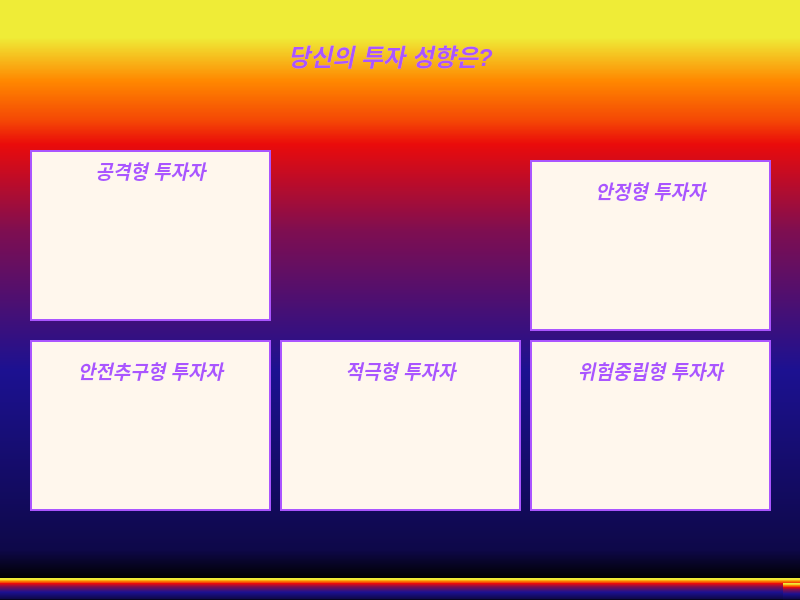
<?xml version="1.0" encoding="UTF-8"?>
<ui version="4.0">
 <class>MainWindow</class>
 <widget class="QMainWindow" name="MainWindow">
  <property name="geometry">
   <rect>
    <x>0</x>
    <y>0</y>
    <width>800</width>
    <height>600</height>
   </rect>
  </property>
  <property name="windowTitle">
   <string>MainWindow</string>
  </property>
  <property name="styleSheet">
   <string notr="true">background-color: qlineargradient(spread:pad, x1:0, y1:1, x2:0, y2:0, stop:0 rgba(0, 0, 0, 255), stop:0.05 rgba(14, 8, 73, 255), stop:0.36 rgba(28, 17, 145, 255), stop:0.6 rgba(126, 14, 81, 255), stop:0.75 rgba(234, 11, 11, 255), stop:0.79 rgba(244, 70, 5, 255), stop:0.86 rgba(255, 136, 0, 255), stop:0.935 rgba(239, 236, 55, 255));</string>
  </property>
  <widget class="QWidget" name="centralwidget">
   <widget class="QPushButton" name="pushButton">
    <property name="enabled">
     <bool>true</bool>
    </property>
    <property name="geometry">
     <rect>
      <x>30</x>
      <y>150</y>
      <width>241</width>
      <height>171</height>
     </rect>
    </property>
    <property name="styleSheet">
     <string notr="true">QPushButton{
	background-color: rgb(255, 247, 237);
	gridline-color: rgb(170, 85, 255);
	border-radius: 25Px;
	border: 2px solid rgb(170, 85, 255);
}
QPushButton:hover{
	
	background-color: rgb(255, 187, 255);
	color: rgb(255, 255, 255);
}
QPushButton:pressed{
	background-color: rgb(170, 170, 255);

}</string>
    </property>
    <property name="text">
     <string/>
    </property>
    <property name="checkable">
     <bool>false</bool>
    </property>
    <property name="autoDefault">
     <bool>false</bool>
    </property>
   </widget>
   <widget class="QLabel" name="label_2">
    <property name="geometry">
     <rect>
      <x>60</x>
      <y>150</y>
      <width>181</width>
      <height>41</height>
     </rect>
    </property>
    <property name="styleSheet">
     <string notr="true">background-color: transparent;

border: none;</string>
    </property>
    <property name="text">
     <string>&lt;html&gt;&lt;head/&gt;&lt;body&gt;&lt;p align=&quot;center&quot;&gt;&lt;span style=&quot; font-size:14pt; font-weight:600; font-style:italic; color:#aa55ff;&quot;&gt;공격형 투자자&lt;/span&gt;&lt;/p&gt;&lt;/body&gt;&lt;/html&gt;</string>
    </property>
   </widget>
   <widget class="QPushButton" name="pushButton_2">
    <property name="enabled">
     <bool>true</bool>
    </property>
    <property name="geometry">
     <rect>
      <x>280</x>
      <y>340</y>
      <width>241</width>
      <height>171</height>
     </rect>
    </property>
    <property name="styleSheet">
     <string notr="true">QPushButton{
	background-color: rgb(255, 247, 237);
	gridline-color: rgb(170, 85, 255);
	border-radius: 25Px;
	border: 2px solid rgb(170, 85, 255);
}
QPushButton:hover{
	
	background-color: rgb(255, 187, 255);
	color: rgb(255, 255, 255);
}
QPushButton:pressed{
	background-color: rgb(170, 170, 255);

}</string>
    </property>
    <property name="text">
     <string/>
    </property>
    <property name="checkable">
     <bool>false</bool>
    </property>
    <property name="autoDefault">
     <bool>false</bool>
    </property>
   </widget>
   <widget class="QLabel" name="label_3">
    <property name="geometry">
     <rect>
      <x>310</x>
      <y>350</y>
      <width>181</width>
      <height>41</height>
     </rect>
    </property>
    <property name="styleSheet">
     <string notr="true">background-color: transparent;

border: none;</string>
    </property>
    <property name="text">
     <string>&lt;html&gt;&lt;head/&gt;&lt;body&gt;&lt;p align=&quot;center&quot;&gt;&lt;span style=&quot; font-size:14pt; font-weight:600; font-style:italic; color:#aa55ff;&quot;&gt;적극형 투자자&lt;/span&gt;&lt;/p&gt;&lt;/body&gt;&lt;/html&gt;</string>
    </property>
   </widget>
   <widget class="QPushButton" name="pushButton_3">
    <property name="enabled">
     <bool>true</bool>
    </property>
    <property name="geometry">
     <rect>
      <x>530</x>
      <y>340</y>
      <width>241</width>
      <height>171</height>
     </rect>
    </property>
    <property name="styleSheet">
     <string notr="true">QPushButton{
	background-color: rgb(255, 247, 237);
	gridline-color: rgb(170, 85, 255);
	border-radius: 25Px;
	border: 2px solid rgb(170, 85, 255);
}
QPushButton:hover{
	
	background-color: rgb(255, 187, 255);
	color: rgb(255, 255, 255);
}
QPushButton:pressed{
	background-color: rgb(170, 170, 255);

}</string>
    </property>
    <property name="text">
     <string/>
    </property>
    <property name="checkable">
     <bool>false</bool>
    </property>
    <property name="autoDefault">
     <bool>false</bool>
    </property>
   </widget>
   <widget class="QLabel" name="label_4">
    <property name="geometry">
     <rect>
      <x>560</x>
      <y>350</y>
      <width>181</width>
      <height>41</height>
     </rect>
    </property>
    <property name="styleSheet">
     <string notr="true">background-color: transparent;

border: none;</string>
    </property>
    <property name="text">
     <string>&lt;html&gt;&lt;head/&gt;&lt;body&gt;&lt;p align=&quot;center&quot;&gt;&lt;span style=&quot; font-size:14pt; font-weight:600; font-style:italic; color:#aa55ff;&quot;&gt;위험중립형 투자자&lt;/span&gt;&lt;/p&gt;&lt;/body&gt;&lt;/html&gt;</string>
    </property>
   </widget>
   <widget class="QPushButton" name="pushButton_4">
    <property name="enabled">
     <bool>true</bool>
    </property>
    <property name="geometry">
     <rect>
      <x>30</x>
      <y>340</y>
      <width>241</width>
      <height>171</height>
     </rect>
    </property>
    <property name="styleSheet">
     <string notr="true">QPushButton{
	background-color: rgb(255, 247, 237);
	gridline-color: rgb(170, 85, 255);
	border-radius: 25Px;
	border: 2px solid rgb(170, 85, 255);
}
QPushButton:hover{
	
	background-color: rgb(255, 187, 255);
	color: rgb(255, 255, 255);
}
QPushButton:pressed{
	background-color: rgb(170, 170, 255);

}</string>
    </property>
    <property name="text">
     <string/>
    </property>
    <property name="checkable">
     <bool>false</bool>
    </property>
    <property name="autoDefault">
     <bool>false</bool>
    </property>
   </widget>
   <widget class="QPushButton" name="pushButton_5">
    <property name="enabled">
     <bool>true</bool>
    </property>
    <property name="geometry">
     <rect>
      <x>530</x>
      <y>160</y>
      <width>241</width>
      <height>171</height>
     </rect>
    </property>
    <property name="styleSheet">
     <string notr="true">QPushButton{
	background-color: rgb(255, 247, 237);
	gridline-color: rgb(170, 85, 255);
	border-radius: 25Px;
	border: 2px solid rgb(170, 85, 255);
}
QPushButton:hover{
	
	background-color: rgb(255, 187, 255);
	color: rgb(255, 255, 255);
}
QPushButton:pressed{
	background-color: rgb(170, 170, 255);

}</string>
    </property>
    <property name="text">
     <string/>
    </property>
    <property name="checkable">
     <bool>false</bool>
    </property>
    <property name="autoDefault">
     <bool>false</bool>
    </property>
   </widget>
   <widget class="QLabel" name="label_5">
    <property name="geometry">
     <rect>
      <x>60</x>
      <y>350</y>
      <width>181</width>
      <height>41</height>
     </rect>
    </property>
    <property name="styleSheet">
     <string notr="true">background-color: transparent;

border: none;</string>
    </property>
    <property name="text">
     <string>&lt;html&gt;&lt;head/&gt;&lt;body&gt;&lt;p align=&quot;center&quot;&gt;&lt;span style=&quot; font-size:14pt; font-weight:600; font-style:italic; color:#aa55ff;&quot;&gt;안전추구형 투자자&lt;/span&gt;&lt;/p&gt;&lt;/body&gt;&lt;/html&gt;</string>
    </property>
   </widget>
   <widget class="QLabel" name="label_6">
    <property name="geometry">
     <rect>
      <x>560</x>
      <y>170</y>
      <width>181</width>
      <height>41</height>
     </rect>
    </property>
    <property name="styleSheet">
     <string notr="true">background-color: transparent;

border: none;</string>
    </property>
    <property name="text">
     <string>&lt;html&gt;&lt;head/&gt;&lt;body&gt;&lt;p align=&quot;center&quot;&gt;&lt;span style=&quot; font-size:14pt; font-weight:600; font-style:italic; color:#aa55ff;&quot;&gt;안정형 투자자&lt;/span&gt;&lt;/p&gt;&lt;/body&gt;&lt;/html&gt;</string>
    </property>
   </widget>
   <widget class="QLabel" name="label">
    <property name="geometry">
     <rect>
      <x>230</x>
      <y>20</y>
      <width>321</width>
      <height>71</height>
     </rect>
    </property>
    <property name="tabletTracking">
     <bool>false</bool>
    </property>
    <property name="styleSheet">
     <string notr="true">background-color: transparent;
font: 9pt &quot;휴먼둥근헤드라인&quot;;

border: none;
</string>
    </property>
    <property name="text">
     <string>&lt;html&gt;&lt;head/&gt;&lt;body&gt;&lt;p align=&quot;center&quot;&gt;&lt;span style=&quot; font-size:18pt; font-weight:600; font-style:italic; color:#aa55ff;&quot;&gt;당신의 투자 성향은?&lt;/span&gt;&lt;/p&gt;&lt;/body&gt;&lt;/html&gt;</string>
    </property>
   </widget>
  </widget>
  <widget class="QMenuBar" name="menubar">
   <property name="geometry">
    <rect>
     <x>0</x>
     <y>0</y>
     <width>800</width>
     <height>26</height>
    </rect>
   </property>
  </widget>
  <widget class="QStatusBar" name="statusbar"/>
 </widget>
 <resources/>
 <connections/>
</ui>
